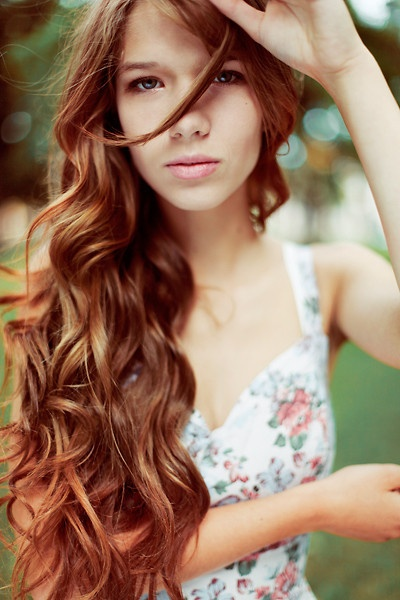
//> input picture opencvdemo7_edge_detection/1.jpg, 400 x 600 px
$ ./main   (built with g++ and OpenCV 4)
//> lines starting //> are read from the running program, lines starting //| are printed output that depends on the picture
#include <opencv2/core/core.hpp>
#include <opencv2/highgui/highgui.hpp>
#include <opencv2/imgproc/imgproc.hpp>
#include <iostream>


using namespace cv;
using namespace std;

Mat g_srcImage,g_srcGrayImage,g_dstImage;


//Canny
Mat g_cannyDetectedEdges;
int g_cannyLowThreshold=1;

//Sobel
Mat g_sobelGradient_X,g_sobelGradient_Y;
Mat g_sobelAbsGradient_X,g_sobelAbsGradient_Y;
int g_sobelKernelSize=1;

//Laplacian
Mat g_Lap,g_LapAbs;
int g_lapKernelSize=1;

//Roberts
Mat g_roberts;


static void on_Canny(int,void*);
static void on_Sobel(int,void*);
static void on_Laplacian(int,void*);

static void on_Roberts(int,void*);
static void on_Prewitt(int,void*);

int main()
{

	g_srcImage = imread("1.jpg");
//> g_srcImage is the input picture: 600 rows x 400 cols, CV_8UC3; mean B, G, R 98.3, 120, 152.7
        if(!g_srcImage.data){
                cout<<endl<<"load 1.jpg failed\n";
                return false;
        }

        namedWindow("[原始图]");
        imshow("[原始图]",g_srcImage);

	g_dstImage.create(g_srcImage.size(),g_srcImage.type());

	cvtColor(g_srcImage,g_srcGrayImage,CV_BGR2GRAY);
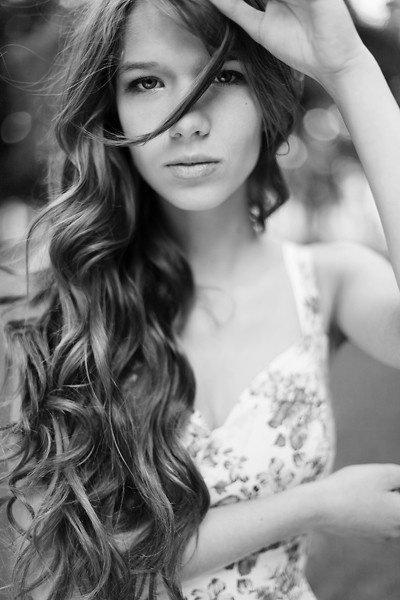
//> g_srcGrayImage: 600 rows x 400 cols, CV_8UC1; min 0, max 251, mean 127.3

        namedWindow("[效果图]Canny边缘检测");
        namedWindow("[效果图]Sobel边缘检测");
        namedWindow("[效果图]Laplacian边缘检测");

	createTrackbar("参数值:","[效果图]Canny边缘检测",&g_cannyLowThreshold,100,on_Canny);

	createTrackbar("参数值:","[效果图]Sobel边缘检测",&g_sobelKernelSize,3,on_Sobel);

	createTrackbar("参数值:","[效果图]Laplacian边缘检测",&g_lapKernelSize,3,on_Laplacian);

	on_Canny(0,0);
	on_Sobel(0,0);
	on_Laplacian(0,0);
	on_Roberts(0,0);
	on_Prewitt(0,0);

	while((char(waitKey(1))!= 'q')){}

	return 0;
}


static void on_Canny(int,void*)
{
	//1, denoise
	blur(g_srcGrayImage,g_cannyDetectedEdges,Size(3,3));

	Canny(g_cannyDetectedEdges,g_cannyDetectedEdges,g_cannyLowThreshold,g_cannyLowThreshold*3,3);
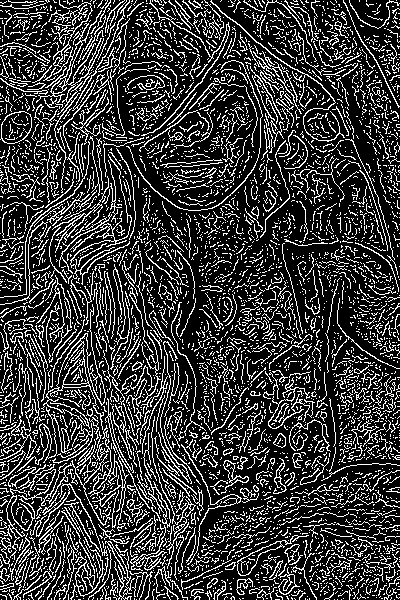
//> g_cannyDetectedEdges: 600 rows x 400 cols, CV_8UC1; 22.7% white in thin lines or dots

	g_dstImage = Scalar::all(0);

	g_srcImage.copyTo(g_dstImage,g_cannyDetectedEdges);
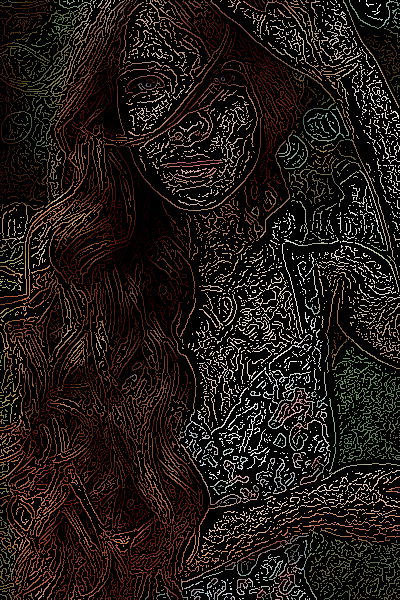
//> g_dstImage: 600 rows x 400 cols, CV_8UC3; mean B, G, R 20.2, 25.2, 33.4

	imshow("[效果图]Canny边缘检测",g_dstImage);
//	imshow("[效果图]Canny边缘检测",g_cannyDetectedEdges);
}


static void on_Sobel(int,void*)
{
	Sobel(g_srcGrayImage,g_sobelGradient_X,CV_16S,1,0,(2*g_sobelKernelSize+1),1,1,BORDER_DEFAULT);
	convertScaleAbs(g_sobelGradient_X,g_sobelAbsGradient_X);

	Sobel(g_srcGrayImage,g_sobelGradient_Y,CV_16S,0,1,(2*g_sobelKernelSize+1),1,1,BORDER_DEFAULT);
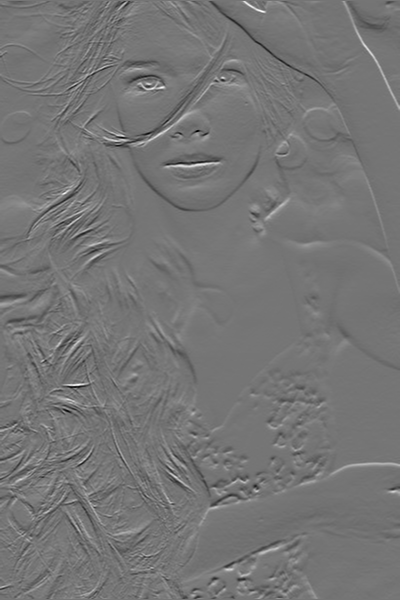
//> g_sobelGradient_Y: 600 rows x 400 cols, CV_16SC1; min -559, max 654, mean 0.8; drawn with min black and max white
	convertScaleAbs(g_sobelGradient_Y,g_sobelAbsGradient_Y);

	addWeighted(g_sobelAbsGradient_X,0.5,g_sobelAbsGradient_Y,0.5,0,g_dstImage);
//> g_dstImage: 600 rows x 400 cols, CV_8UC1

	imshow("[效果图]Sobel边缘检测",g_dstImage);
}


static void on_Laplacian(int,void*)
{
	Laplacian(g_srcGrayImage,g_Lap,CV_16S,(2*g_lapKernelSize+1),1,0,BORDER_DEFAULT);
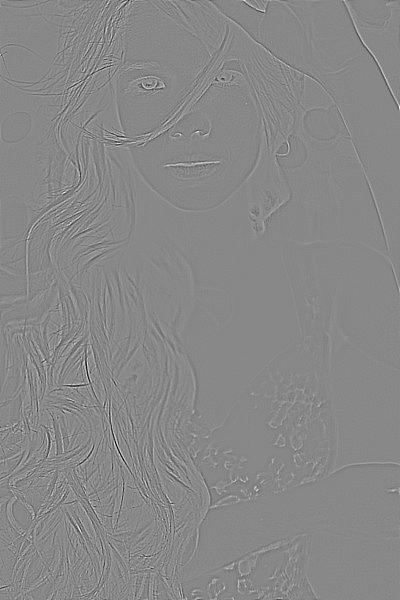
//> g_Lap: 600 rows x 400 cols, CV_16SC1; min -876, max 764, mean 0; drawn with min black and max white
	convertScaleAbs(g_Lap,g_LapAbs);

	imshow("[效果图]Laplacian边缘检测",g_LapAbs);

}

static void on_Roberts(int,void*)
{
	int nRows = g_srcGrayImage.rows;
//> nRows = 600
	int nCols = g_srcGrayImage.cols;
//> nCols = 400

	g_roberts = g_srcGrayImage.clone();

	for(int i = 0; i < nRows - 1; i++){
		for(int j = 0; j < nCols - 1; j++){
			int t1 = g_srcGrayImage.at<uchar>(i,j) - g_srcGrayImage.at<uchar>(i+1,j+1);
			t1 = t1*t1;

			int t2 = g_srcGrayImage.at<uchar>(i+1,j) - g_srcGrayImage.at<uchar>(i,j+1);
			t1 = t2*t2;

			g_roberts.at<uchar>(i,j) = (uchar)sqrt(t1 + t2);

		}
	}
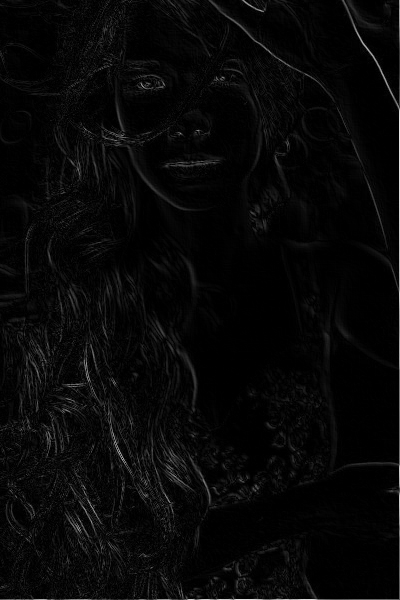
//> g_roberts: 600 rows x 400 cols, CV_8UC1; min 0, max 231, mean 7.5

	imshow("[效果图]Roberts边缘检测",g_roberts);
}


static void on_Prewitt(int,void*)
{
	int nRows = g_srcGrayImage.rows;
//> nRows = 600
	int nCols = g_srcGrayImage.cols;
//> nCols = 400

	g_roberts = g_srcGrayImage.clone();

	for(int i = 1; i < nRows - 1; i++){
		for(int j = 1; j < nCols - 1; j++){
			int t1 = g_srcGrayImage.at<uchar>(i-1,j+1) + g_srcGrayImage.at<uchar>(i,j+1) + g_srcGrayImage.at<uchar>(i+1,j+1) - g_srcGrayImage.at<uchar>(i-1,j-1) - g_srcGrayImage.at<uchar>(i,j-1) - g_srcGrayImage.at<uchar>(i+1,j-1);
			t1 = t1*t1;

			int t2 = g_srcGrayImage.at<uchar>(i+1,j-1) + g_srcGrayImage.at<uchar>(i+1,j) +  g_srcGrayImage.at<uchar>(i+1,j+1) - g_srcGrayImage.at<uchar>(i-1,j-1) - g_srcGrayImage.at<uchar>(i-1,j) - g_srcGrayImage.at<uchar>(i-1,j+1);
			t1 = t2*t2;

			g_roberts.at<uchar>(i,j) = (uchar)sqrt(t1 + t2);

		}
	}
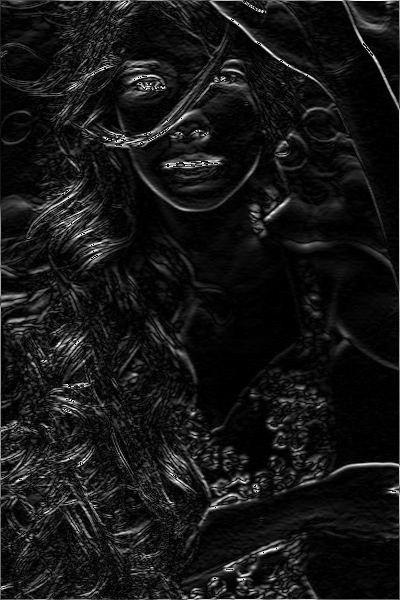
//> g_roberts: 600 rows x 400 cols, CV_8UC1; min 0, max 255, mean 22.3
//> the 'q' key is pressed

	imshow("[效果图]Prewitt边缘检测",g_roberts);
}
